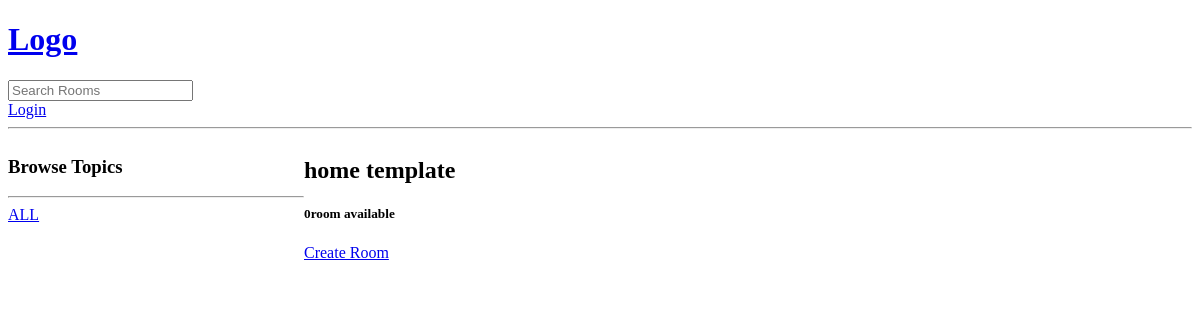
Before: /?q=javascript with the older database file.
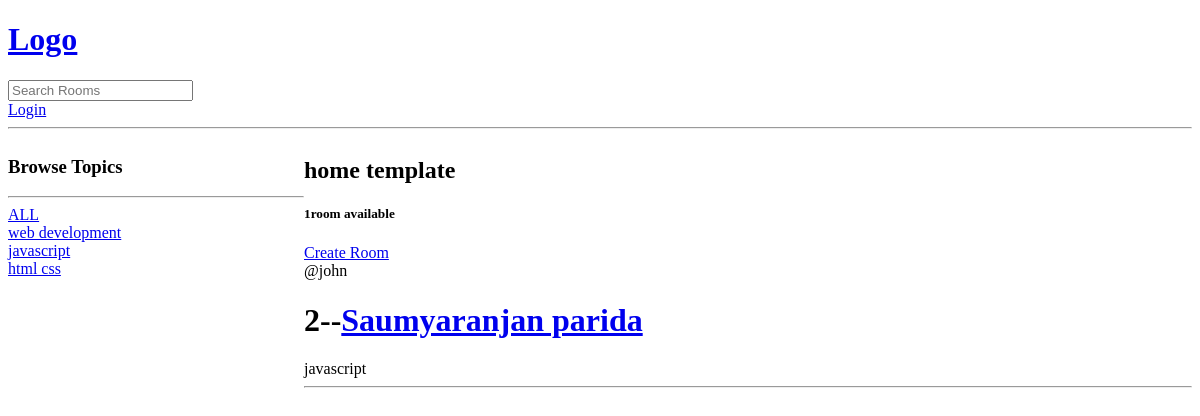
After: the same page with the newer database file.
### base/models.py (models this page shows, shortened)
class Topic(models.Model):
    name=models.CharField(max_length = 200)

class Room(models.Model):
    host=models.ForeignKey(User, on_delete=models.SET_NULL,null=True)
    topic =models.ForeignKey(Topic, on_delete=models.SET_NULL,null=True)
    name = models.CharField(max_length = 200)
    description = models.TextField(null=True, blank=True)
    updated = models.DateTimeField(auto_now = True)
    created = models.DateTimeField(auto_now_add = True)
    class Meta:
        ordering = ['-updated','-created']

### base/views.py (the view)
# urls.py: path("",views.home,name='home'),
def home(request):
    q = request.GET.get('q') if request.GET.get('q') != None else ''
    rooms = Room.objects.filter(
     Q(topic__name__icontains = q)|
     Q(name__icontains=q)|Q(description__icontains=q))
    topic = Topic.objects.all()
    room_count = rooms.count()
    context = {'rooms':rooms,'topics':topic,'room_count':room_count}
    return render(request,'base/home.html',context)

### base/templates/base/home.html (shortened to what this page needs)
{% extends 'main.html'%}
{% block content%}
<div class="home-container">
  <div>
    <h3>Browse Topics</h3>
    <hr>
     <a href="/">ALL</a>
    {% for topic in topics %}
    <div>
      <a href="/?q={{topic.name}}">{{topic.name}}</a>
    </div>
    {% endfor %}
  </div>
<div>
  <h2>home template</h1>
<h5>{{room_count}}room available</h5>
<a href="{% url 'create-room'%}">Create Room</a>
  {% for room in rooms %}
  <div>
  <span>@{{room.host.username}}
  </span><h1>{{room.id}}--<a href="/room/{{room.id}}">{{room.name}}</a></h1>
  {{room.topic.name}}</div>
  <hr>
  {%endfor%}
</div>
</div>
{% endblock content%}

Changed rows visible on the page:
added Topic: name "web development"
added Topic: name "javascript"
added Topic: name "html css"
added Room: host.username "john", id "2", name "Saumyaranjan parida", topic.name "javascript"
Other visible differences:
{{ room_count }}: "0" → "1"
